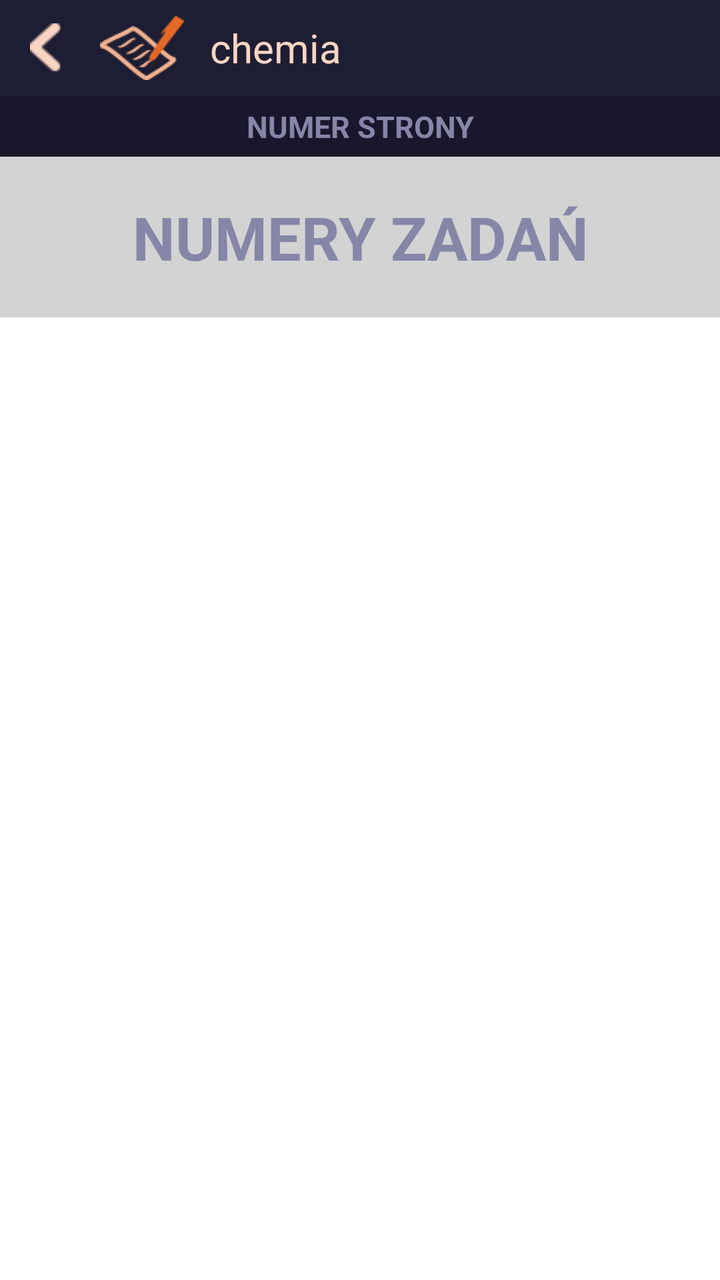
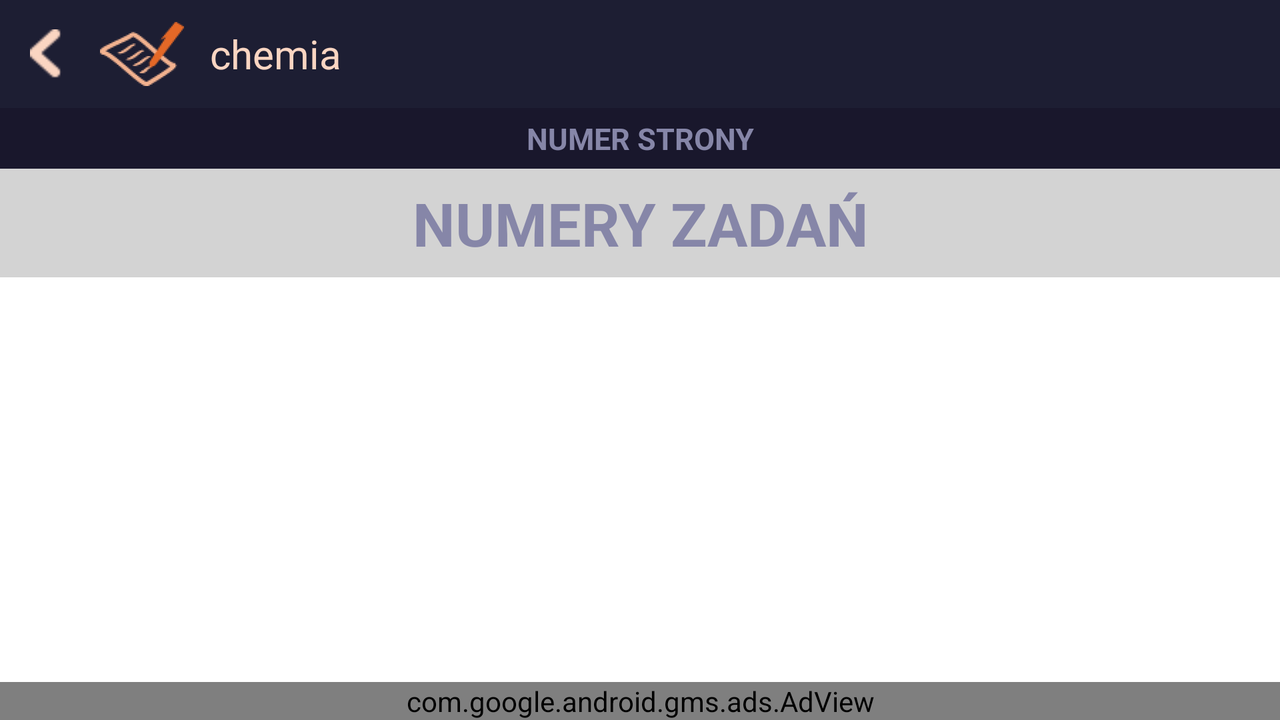

The same Android screen from two of the app's own layout files: first res/layout/ as a phone draws it, then the repository's variant for another configuration, drawn on a device whose configuration selects that folder. Both files follow.
<!-- AndroidManifest.xml: application theme DajSpisacTheme -->
<!-- res/layout/single_book_activity_layout_noclip.xml -->
<TabHost
    xmlns:android="http://schemas.android.com/apk/res/android"
    android:id="@+id/tabhost"
    android:layout_width="match_parent"
    android:layout_height="match_parent"
    android:background="@color/white">

    <RelativeLayout
        android:orientation="vertical"
        android:layout_width="match_parent"
        android:layout_height="match_parent"
        >
        <include layout="@layout/actionbar_layout_singlebook" android:layout_width="match_parent" android:layout_height="48dp"
            android:id="@+id/actionBar" android:layout_alignParentTop="true" />
        <TextView
            android:layout_width="match_parent"
            android:layout_height="wrap_content"
            android:textAppearance="?android:attr/textAppearanceLarge"
            android:text="@string/numerstrony"
            android:id="@+id/pageNumTv"
            android:textSize="15sp"
            android:paddingBottom="5dp"
            android:paddingTop="5dp"
            android:textStyle="bold"
            android:textColor="@color/lightBlueDajSpisac"
            android:background="@color/darkBlueDajSpisac"
            android:gravity="center_horizontal"
            android:layout_below="@id/actionBar"/>
        <TextView
            android:layout_width="match_parent"
            android:layout_height="wrap_content"
            android:textAppearance="?android:attr/textAppearanceLarge"
            android:text="@string/numeryzadan"
            android:id="@+id/textView"
            android:textSize="30sp"
            android:background="@color/lightGrey"
            android:layout_gravity="center_horizontal"
            android:paddingTop="20dp"
            android:paddingBottom="20dp"
            android:textStyle="bold"
            android:textColor="@color/lightBlueDajSpisac"
            android:gravity="center"
            android:layout_below="@+id/horizontalscrollview"/>
        <HorizontalScrollView
            android:scrollbars="none"
            android:layout_width="fill_parent" android:layout_height="wrap_content"
            android:id="@+id/horizontalscrollview"
            android:layout_below="@id/pageNumTv"
            android:fadingEdgeLength="0dp">
            <TabWidget
                android:id="@android:id/tabs"
                android:orientation="horizontal"
                android:layout_width="match_parent"
                android:layout_height="match_parent"
                android:background="@color/darkBlueDajSpisac"
                android:showDividers="none"/>
        </HorizontalScrollView>


        <FrameLayout
            android:id="@android:id/tabcontent"
            android:layout_width="match_parent"
            android:layout_height="wrap_content"
            android:layout_below="@id/textView">

            <android.support.v4.view.ViewPager
                android:id="@+id/viewPagerSingleBook"
                android:layout_width="fill_parent"
                android:layout_height="wrap_content"
                android:layout_gravity="bottom"/>

        </FrameLayout>



    </RelativeLayout>
</TabHost>
<!-- res/layout/actionbar_layout_singlebook.xml (included above) -->
<?xml version="1.0" encoding="utf-8"?>
<LinearLayout xmlns:android="http://schemas.android.com/apk/res/android"
    android:layout_width="match_parent"
    android:layout_height="48dp"
    android:background="@color/actionBarColor"
    android:gravity="center_vertical"
    android:orientation="horizontal">

    <ImageView
        android:id="@+id/imageViewLeft"
        android:layout_width="wrap_content"
        android:layout_height="match_parent"
        android:layout_gravity="center_vertical"
        android:paddingLeft="15dp"
        android:paddingRight="10dp"
        android:src="@drawable/back_losos" />

    <ImageView
        android:id="@+id/imageViewRight"
        android:layout_width="wrap_content"
        android:layout_height="wrap_content"
        android:layout_gravity="center_vertical"
        android:layout_marginLeft="6dp"
        android:focusable="false"
        android:maxHeight="48dp"
        android:paddingBottom="3dp"
        android:paddingTop="3dp"
        android:scaleType="center"
        android:src="@drawable/ic_launcher" />

    <TextView
        android:id="@+id/textViewTitle"
        android:layout_width="wrap_content"
        android:layout_height="wrap_content"
        android:layout_gravity="center_vertical"
        android:layout_marginLeft="10dp"
        android:text="chemia"
        android:textColor="@color/actionbarTitleOrange"
        android:textSize="20sp" />
</LinearLayout>
<!-- resources referenced by this layout -->
<resources>
  <color name="actionBarColor">#1d1e33</color>
  <color name="actionbarTitleOrange">#fad5c2</color>
  <color name="darkBlueDajSpisac">#19172c</color>
  <color name="lightBlueDajSpisac">#8686a8</color>
  <color name="lightGrey">#d3d3d3</color>
  <color name="white">#FFFFFF</color>
  <!-- drawable back_losos: png bitmap (drawable, 433 bytes) -->
  <!-- drawable ic_launcher: png bitmap (drawable-hdpi, 2994 bytes) -->
  <string name="numerstrony">NUMER STRONY</string>
  <string name="numeryzadan">NUMERY ZADAŃ</string>
  <!-- from res/values-v11/ -->
  <style name="DajSpisacTheme" parent="android:Theme.Holo.NoActionBar">
          
      </style>
</resources>
<!-- res/layout-land/single_book_activity_layout_noclip.xml (the repository's variant of the layout above) -->
<!-- drawn on the phone turned sideways -->
<TabHost xmlns:android="http://schemas.android.com/apk/res/android"
    android:id="@+id/tabhost"
    android:layout_width="match_parent"
    android:layout_height="match_parent"
    android:background="@color/white">

    <RelativeLayout
        android:orientation="vertical"
        android:layout_width="match_parent"
        android:layout_height="match_parent"
        xmlns:ads="http://schemas.android.com/apk/res-auto">

        <include
            layout="@layout/actionbar_layout_singlebook"
            android:layout_width="match_parent"
            android:layout_height="wrap_content"
            android:id="@+id/actionBar"
            android:layout_alignParentTop="true" />

        <TextView
            android:layout_width="match_parent"
            android:layout_height="wrap_content"
            android:textAppearance="?android:attr/textAppearanceLarge"
            android:text="@string/numerstrony"
            android:textSize="15sp"
            android:id="@+id/pageNumTv"
            android:paddingBottom="5dp"
            android:paddingTop="5dp"
            android:textStyle="bold"
            android:background="@color/darkBlueDajSpisac"
            android:textColor="@color/lightBlueDajSpisac"
            android:gravity="center_horizontal"
            android:layout_below="@id/actionBar" />

        <TextView
            android:layout_width="match_parent"
            android:layout_height="wrap_content"
            android:textAppearance="?android:attr/textAppearanceLarge"
            android:text="@string/numeryzadan"
            android:id="@+id/textView"
            android:textSize="30sp"
            android:gravity="center"
            android:layout_gravity="center_horizontal"
            android:background="@color/lightGrey"
            android:paddingTop="7dp"
            android:paddingBottom="7dp"
            android:textStyle="bold"
            android:textColor="@color/lightBlueDajSpisac"
            android:layout_below="@+id/horizontalscrollview" />

        <HorizontalScrollView
            android:scrollbars="none"
            android:layout_width="fill_parent"
            android:layout_height="wrap_content"
            android:layout_below="@id/pageNumTv"
            android:id="@+id/horizontalscrollview"
            android:fadingEdgeLength="0dp">

            <TabWidget
                android:id="@android:id/tabs"
                android:orientation="horizontal"
                android:layout_width="match_parent"
                android:layout_height="match_parent"
                android:background="@color/darkBlueDajSpisac"
                android:showDividers="none" />
        </HorizontalScrollView>

        <FrameLayout
            android:id="@android:id/tabcontent"
            android:layout_width="0dp"
            android:layout_height="0dp"
            android:layout_weight="0" />

        <android.support.v4.view.ViewPager
            android:id="@+id/viewPagerSingleBook"
            android:layout_width="fill_parent"
            android:layout_height="wrap_content"
            android:layout_gravity="bottom"
            android:layout_below="@id/textView"
            android:layout_above="@+id/adView"/>

        <com.google.android.gms.ads.AdView android:id="@+id/adView"
            android:layout_width="match_parent"
            android:layout_height="wrap_content"
            ads:adUnitId="ca-app-pub-7235212965293571/2631947538"
            ads:adSize="BANNER"
            android:layout_alignParentBottom="true"/>

    </RelativeLayout>
</TabHost>
